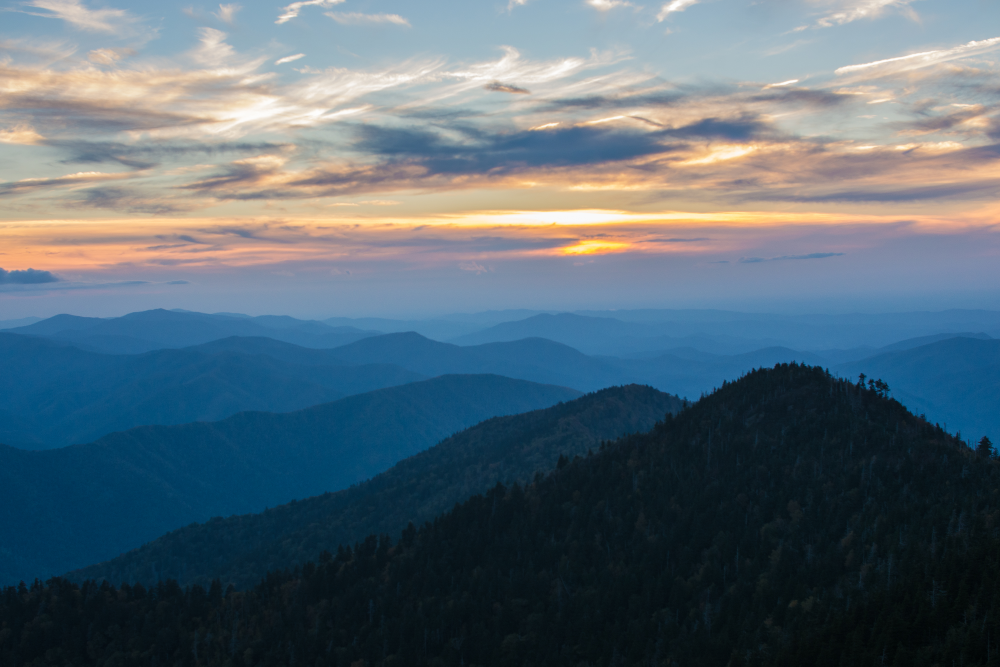
#> input picture Multiprocess/imageTreatment/photo-1516117172878-fd2c41f4a759.jpg, 3000 x 2000 px (shown at 1/3 size)
$ python main.py
#> lines starting #> are read from the running program, lines starting #| are printed output that depends on the picture
"""
Multiprocess - Tratamento de imagens
    Autor: Júlia Onora da Silva
    Data: 19 de janeiro de 2022
"""


import time
from PIL import Image, ImageFilter

img_names = [
    'photo-1516117172878-fd2c41f4a759.jpg',
    'photo-1532009324734-20a7a5813719.jpg'
]

if __name__ == '__main__':

    t1 = time.perf_counter()

    size = (1200, 1200)

    for img_name in img_names:
        img = Image.open(img_name)
#> img is the input picture: PIL image 3000x2000 RGB; mean R, G, B 88, 105.2, 116.5

        img = img.filter(ImageFilter.GaussianBlur(15))
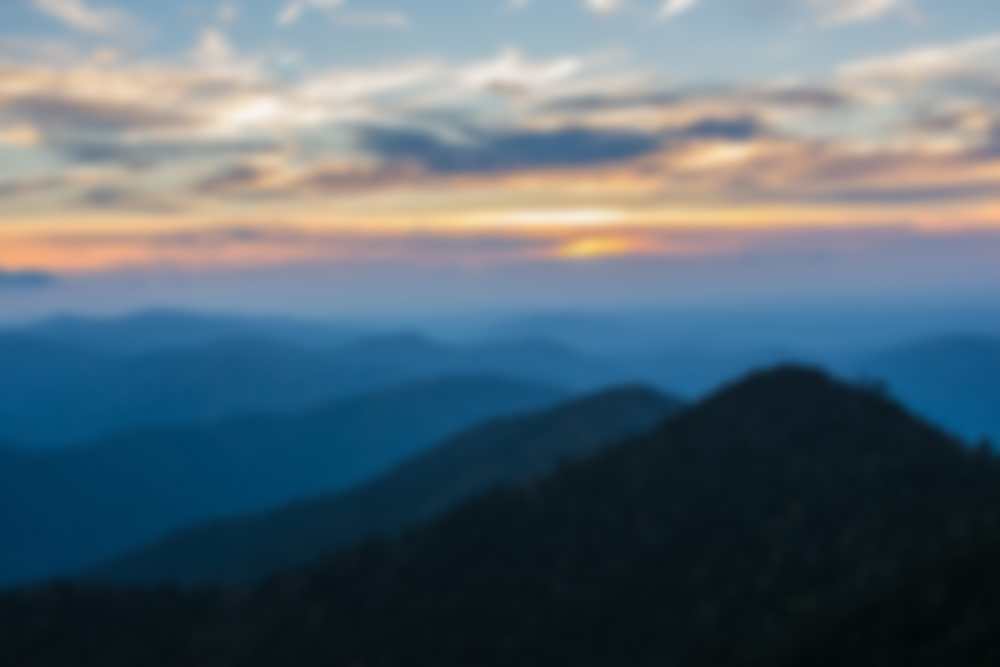
#> img: PIL image 3000x2000 RGB (shown at 1/3 size); mean R, G, B 88, 105.2, 116.5

        img.thumbnail(size)
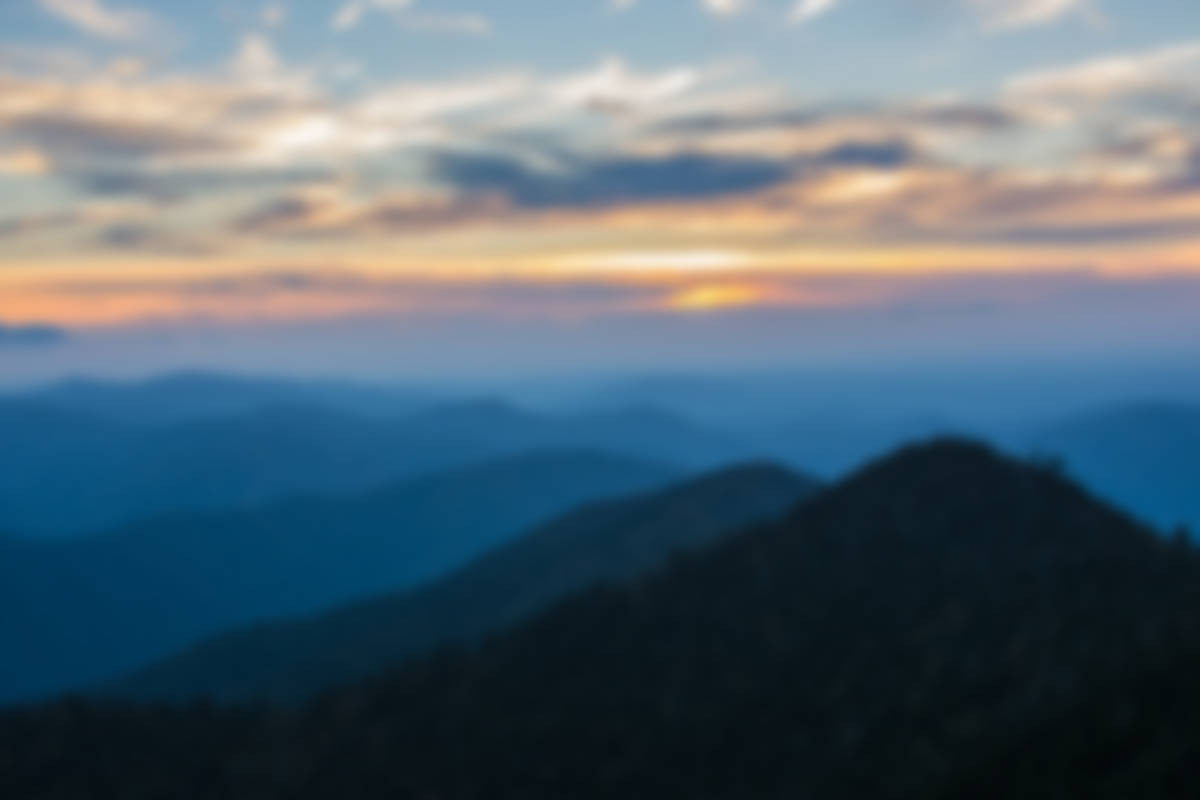
#> img: PIL image 1200x800 RGB; mean R, G, B 88, 105.2, 116.5
        img.save(f"processed/{img_name}")
        print(f'{img_name} was processed...')

    t2 = time.perf_counter()

    print(f'Finished in {t2-t1} seconds')
